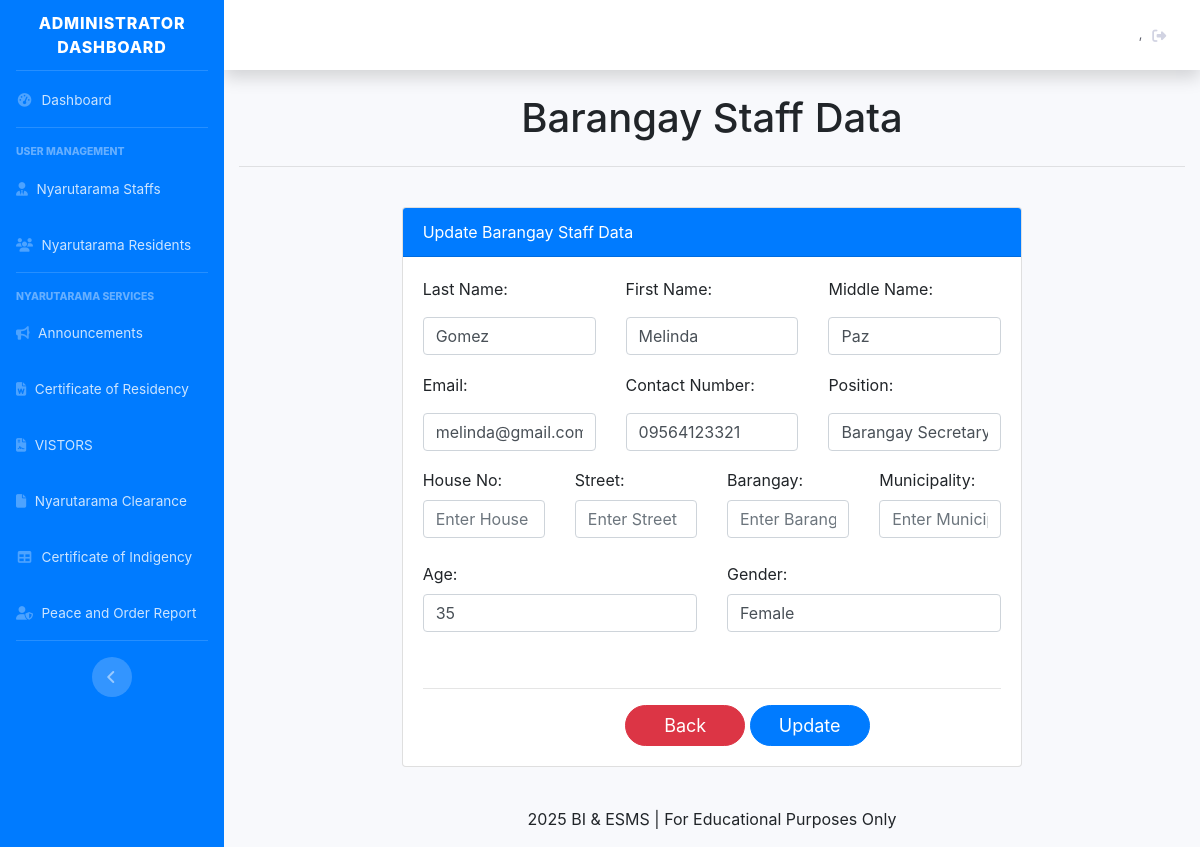
Page /update_staff_form.php?id_user=11 on the committed database.
### tables this page shows
CREATE TABLE `tbl_user` (
  `id_user` int(11) NOT NULL,
  `email` varchar(255) NOT NULL,
  `password` varchar(255) NOT NULL,
  `lname` varchar(255) NOT NULL,
  `fname` varchar(255) NOT NULL,
  `mi` varchar(255) NOT NULL,
  `age` int(20) NOT NULL,
  `sex` varchar(255) NOT NULL,
  `address` varchar(255) NOT NULL,
  `contact` varchar(255) NOT NULL,
  `position` varchar(255) NOT NULL,
  `role` varchar(255) NOT NULL,
  `addedby` varchar(255) DEFAULT NULL
);

### classes/staff.class.php (called while the page is built, shortened)
<?php
    class StaffClass extends BMISClass {
            public function get_single_staff($id_user){
                $id_user = $_GET['id_user'];
                $connection = $this->openConn();
                $stmt = $connection->prepare("SELECT * FROM tbl_user where id_user = ?");
                $stmt->execute([$id_user]);
                $user = $stmt->fetch();
                $total = $stmt->rowCount();
                if($total > 0 )  {
                    return $user;
                }
                else{
                    return false;
                }
            }
    }
?>

### update_staff_form.php (the view, shortened to what this page needs)
<?php
    require('classes/staff.class.php');
    $staffbmis->create_staff();
    $staffbmis->delete_staff();
    $id_user = $_GET['id_user'];
    $staff = $staffbmis->get_single_staff($id_user);
?>
<?php
    include('dashboard_sidebar_start.php');
?>
<div class="container-fluid">
    <h1 class="mb-4 text-center">Barangay Staff Data</h1>
    <hr>
    <br>
    <div class="row">
        <div class="col-md-2"> </div>
        <div class="col-md-8">
            <div class="card">
                <div class="card-header bg-primary text-white"> Update Barangay Staff Data </div>
                <div class="card-body">
                    <form method="post">
                        <div class="row">
                            <div class="col">
                                <label class="form-group"> Last Name:</label>
                                <input type="text" class="form-control" name="lname" placeholder="Enter Last Name" value="<?= $staff['lname'];?>">
                            </div>
                            <div class="col">
                                <label class="form-group" >First Name: </label>
                                <input type="text" class="form-control" name="fname" placeholder="Enter First Name" value="<?= $staff['fname'];?>">
                            </div>
                            <div class="col">
                                <label class="form-group"> Middle Name: </label>
                                <input type="text" class="form-control" name="mi" placeholder="Enter Middle Name" value="<?= $staff['mi'];?>">
                            </div>
                        </div>
                        <div class="row" style="margin-top: 1.1em;">
                            <div class="col">
                                <label class="form-group">Email: </label>
                                <input type="email" class="form-control" name="email"  placeholder="Enter Email" value="<?= $staff['email'];?>">
                            </div>
                            <div class="col">
                                <label class="form-group">Contact Number:</label>
                                <input type="tel" class="form-control" name="contact" placeholder="Enter Contact Number" value="<?= $staff['contact'];?>">
                            </div>
                            <div class="col">
                                <label class="form-group">Position: </label>
                                <input type="text" class="form-control" name="position"  placeholder="Enter Position" value="<?= $staff['position'];?>">
                            </div>
                        </div>
                        <div class="row" style="margin-top: 1.1em;">
                            <div class="col">
                                <div class="form-group">
                                    <label>House No:</label>
                                    <input class="form-control" type="text" name="houseno" placeholder="Enter House No." value="<?= $staff['houseno'];?>">
                                </div>
                            </div>
                            <div class="col">
                                <div class="form-group">
                                    <label>Street:</label>
                                    <input class="form-control" type="text" name="street" placeholder="Enter Street" value="<?= $staff['street'];?>">
                                </div>
                            </div>
                            <div class="col">
                                <div class="form-group">
                                    <label>Barangay:</label>
                                    <input class="form-control" type="text" name="brgy" placeholder="Enter Barangay" value="<?= $staff['brgy'];?>">
                                </div>
                            </div>
                            <div class="col">
                                <div class="form-group">
                                    <label> Municipality: </label>
                                    <input type="text" class="form-control" name="municipal" placeholder="Enter Municipality" value="<?= $staff['municipal']?>" required>
                                </div>
                            </div>
                        </div>
                        <div class="row" style="margin-top: .5em;">
                            <div class="col">
                                <div class="form-group">
                                    <label>Age: </label>
                                    <input type="number" class="form-control" name="age" placeholder="Enter Age" value="<?= $staff['age'];?>">
                                </div>
                            </div>
                            <div class="col">
                                <div class="form-group">
                                    <label> Gender: </label>
                                    <input type="text" class="form-control" name="gender" placeholder="Enter Gender" value="<?= $staff['sex'];?>" required>
                                </div>
                            </div>
                        </div>
                        <br>
                        <hr>
                        <a href="admn_staff_crud.php" class="btn btn-danger" style="width: 120px; font-size: 18px; border-radius:30px; margin-left:35%;"> Back </a>
                        <button class="btn btn-primary" type="submit" name="update_staff" style="width: 120px; font-size: 18px; border-radius:30px;">
                            Update
                        </button>
                    </form>
                </div>
            </div>
        </div>
        <div class="col-md-2"> </div>
    </div>
    <br>
</div>
<?php
    include('dashboard_sidebar_end.php');
?>

### rows in the picture
tbl_user: lname "Gomez", fname "Melinda", mi "Paz", email "melinda@gmail.com", contact "09564123321", position "Barangay Secretary", age "35", gender "Female"
